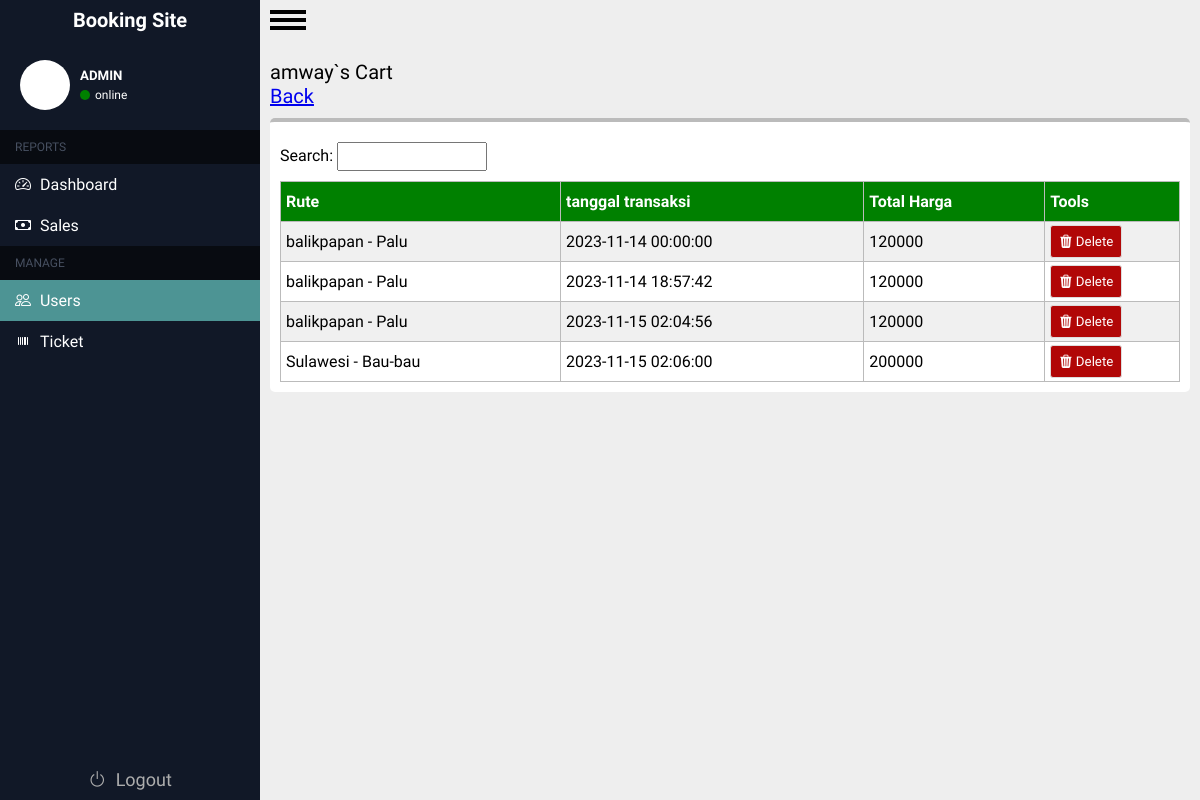
/admin/user-cart.php?id=32, run on the app's committed database.
### tables this page shows
CREATE TABLE `users` (
  `id_user` int(11) NOT NULL,
  `Username` varchar(200) NOT NULL,
  `Email` varchar(200) NOT NULL,
  `Age` int(11) NOT NULL,
  `Password` varchar(200) NOT NULL,
  `gambar` varchar(255) DEFAULT NULL,
  `role` varchar(255) NOT NULL
);

CREATE TABLE `transaksi` (
  `id_transaksi` int(100) NOT NULL,
  `id_user` int(100) NOT NULL,
  `id_tiket` int(100) NOT NULL,
  `total_harga` int(255) NOT NULL,
  `tanggal_transaksi` datetime NOT NULL
);

CREATE TABLE `tiket` (
  `id_tiket` int(255) NOT NULL,
  `asal` varchar(255) NOT NULL,
  `tujuan` varchar(255) NOT NULL,
  `tanggal_berangkat` varchar(255) NOT NULL,
  `tanggal_tiba` varchar(255) NOT NULL,
  `harga` int(100) NOT NULL
);

### admin/user-cart.php (the view, shortened to what this page needs)
<?php
require '../koneksi.php';
$id = $_GET['id'];
$result_user = mysqli_query($conn, "select * from users where id_user = '$id'");
$result_join = mysqli_query($conn, "SELECT id_transaksi,id_user,asal,tujuan,tanggal_transaksi,total_harga FROM tiket INNER JOIN transaksi ON tiket.id_tiket = transaksi.id_tiket WHERE id_user = '$id'");
$user = [];
$res = [];
while ($record = mysqli_fetch_assoc($result_user)) {
    $user[] = $record;
}
while ($record = mysqli_fetch_assoc($result_join)) {
    $res[] = $record;
}
$user = $user[0];
?>
<!DOCTYPE html>
<html lang="en">
<head>
    <link rel="stylesheet" href="../css/tiket.css?v=1.1">
    <link rel="stylesheet" href="https://cdn.jsdelivr.net/npm/bootstrap-icons@1.11.1/font/bootstrap-icons.css">
</head>
<body>
    <div class="container">
    <?php @include "../includes/sidebar.php" ?>
        <div class="main-content">
            <div id="menu-button">
                <label for="menu-checkbox" id="menu-label">
                    <div id="hamburger"></div>
                </label>
            </div>
            <div class="wrapper">
                <div class="header">
                    <p><?= $user["Username"] ?>`s Cart</p>
                    <a href="users.php">Back</a>
                </div>
                <div class="isi">
                    <div class="neck-content">
                        <span>
                            <label for="">Search: </label>
                            <input type="text">
                        </span>
                    </div>
                    <div class="tabel-content">
                        <table>
                            <tr>
                                <th>Rute</th>
                                <th>tanggal transaksi</th>
                                <th>Total Harga</th>
                                <th>Tools</th>
                            </tr>
                            <?php foreach ($res as $tr) : ?>
                                <tr>
                                    <td><?= $tr["asal"] ?> - <?= $tr["tujuan"] ?></td>
                                    <td><?= $tr["tanggal_transaksi"] ?></td>
                                    <td><?= $tr["total_harga"] ?></td>
                                    <td width="15%">
                                        <a href="delete-cart.php?id=<?= $tr['id_transaksi'] ?>">
                                            <button style="background-color:rgb(177, 7, 7)"><i class="bi bi-trash3-fill"></i> Delete</button>
                                        </a>
                                    </td>
                                </tr>
                            <?php endforeach; ?>
                    </div>
                </div>
            </div>
        </div>
    </div>
</body>
</html>

### css/tiket.css (style rules this page uses)
.wrapper .isi { width: auto; min-width: 100%; background-color: white; padding: 10px; margin: 10px 0; border-top: 4px solid #bbb; border-radius: 5px; overflow: hidden; }
.wrapper .isi .neck-content { padding: 10px 0; display: flex; justify-content: space-between; font-style: normal; font-weight: 300; }
.wrapper .isi .neck-content span input { width: 150px; padding: 5px; }
.isi .tabel-content table { width: 100%; border-collapse: collapse; }
.isi .tabel-content table th { padding: 10px 5px; background-color: green; text-align: left; color: white; }
.isi .tabel-content table th, .isi .tabel-content table td { border: 1px solid #bbb; }
.isi .tabel-content table td { padding: 3px 5px; align-content: center; }
.isi .tabel-content table tr:nth-child(even) { background-color: #f0f0f0; }
.isi .tabel-content table tr button { padding: 8px; color: white; border-radius: 3px; border: 1px solid #ddd; font-style: normal; font-weight: 500; cursor: pointer; }
.isi .tabel-content table tr button:nth-child(1) { background-color: rgb(7, 177, 98); }
.isi .tabel-content table a { text-decoration: none; }

### css/sidebar.css (style rules this page uses)
.main-content { background-color: #eeeeee; flex-grow: 1; }

### css/admin.css (style rules this page uses)
* { padding: 0; margin: 0; box-sizing: border-box; font-family: 'Ubuntu', sans-serif; }
.container { display: flex; min-height: 100vh; }
#menu-button { width: 36px; position: absolute; overflow: hidden; margin: 10px; }
#menu-label { position: relative; display: block; height: 20px; cursor: pointer; }
#hamburger, #menu-label:after, #menu-label:before { position: absolute; left: 0; width: 100%; height: 4px; background-color: black; }
#menu-label:after, #menu-label:before { content: ""; transition: .4s cubic-bezier(0.25, 0.46, 0.45, 0.94); }
#menu-label:before { top: 0; }
#menu-label:after { top: 8px; }
#hamburger { top: 16px; }
#hamburger:before { content: "MENU"; position: absolute; top: 5px; right: 0; left: 0; color: #111827; font-size: 12px; font-weight: bold; text-align: center; }
.wrapper { width: auto; min-width: 100%; margin: 50px 0; padding: 10px; }
.wrapper .header { font-style: medium; font-weight: 400; font-size: 20px; }

### data on the page
users: Username "amway"
transaksi: id_tiket.asal "balikpapan", id_tiket.tujuan "Palu", tanggal_transaksi "2023-11-14 00:00:00", total_harga "120000"
transaksi: id_tiket.asal "balikpapan", id_tiket.tujuan "Palu", tanggal_transaksi "2023-11-14 18:57:42", total_harga "120000"
transaksi: id_tiket.asal "balikpapan", id_tiket.tujuan "Palu", tanggal_transaksi "2023-11-15 02:04:56", total_harga "120000"
transaksi: id_tiket.asal "Sulawesi", id_tiket.tujuan "Bau-bau", tanggal_transaksi "2023-11-15 02:06:00", total_harga "200000"
